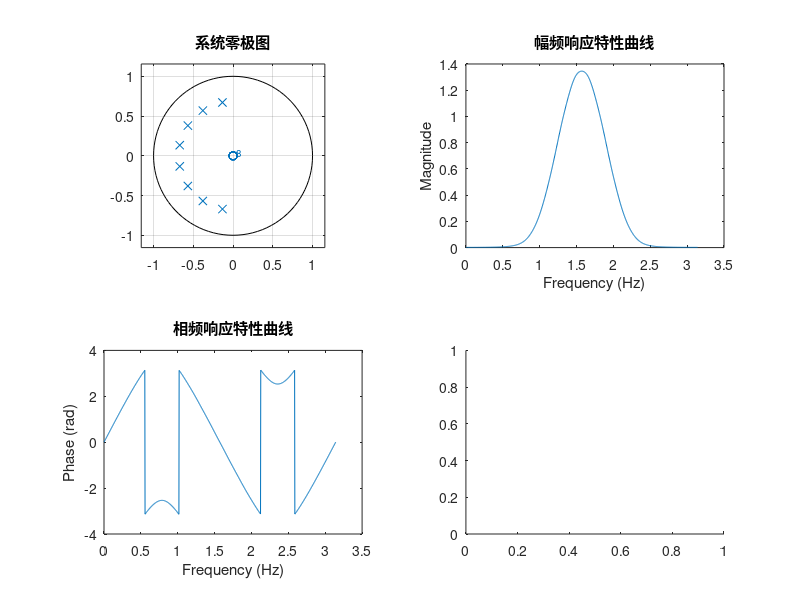

This figure's MATLAB source: (Note: this script raises an error after producing the figure.)
% 设计巴特沃斯滤波器
fs = 2000;
wp = 0.2*pi;
ws = 0.3*pi;
Rp = 1;
Rs = 20;
[n, wc] = buttord(wp, ws, Rp, Rs, 's');
[b, a] = butter(n, wc, 's'); 
% 绘制系统零极图'
figure(151);
subplot(2,2,1);
zplane(b, a);
title('系统零极图');

% 绘制滤波器一个周期的幅频响应和相频响应特性曲线
w = linspace(0, 2*pi, 1000);
[h, f] = freqz(b, a, w);
subplot(2,2,2);
plot(f/2, abs(h));
title('幅频响应特性曲线');
xlabel('Frequency (Hz)');
ylabel('Magnitude');
subplot(2,2,3);
plot(f/2, angle(h));
title('相频响应特性曲线');
xlabel('Frequency (Hz)');
ylabel('Phase (rad)');

% 对信号进行滤波
subplot(2,2,4);
[x, fs] = audioread('motherland.wav');  % 读入音频文件
y = filter(b, a, x);
t = linspace(0, length(x)/fs, length(x));
plot(t, y);
title('滤波后该信号3秒内的连续时域波形图');
xlabel('Time (s)');
ylabel('Amplitude');

